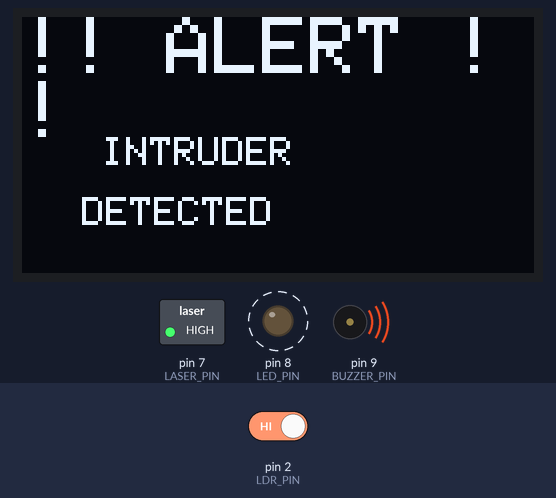
Simulated run of this sketch. Board: Arduino Uno, built with avr-gcc and run on an emulated ATmega328P. Shown: 128×64 one-colour display, switched loads named in the sketch (green lamp = pin HIGH), output pins drawn as LEDs (lit = HIGH), buzzer (waves = sounding, pin HIGH). Dashed ring = blinking. The inputs (shaded band) are chosen by the test bench; at power-on: pin 2 (LDR_PIN) HIGH.

Above: at 1.2 s.
1.3 s: pin 2 (LDR_PIN) driven LOW
At 2.5 s:
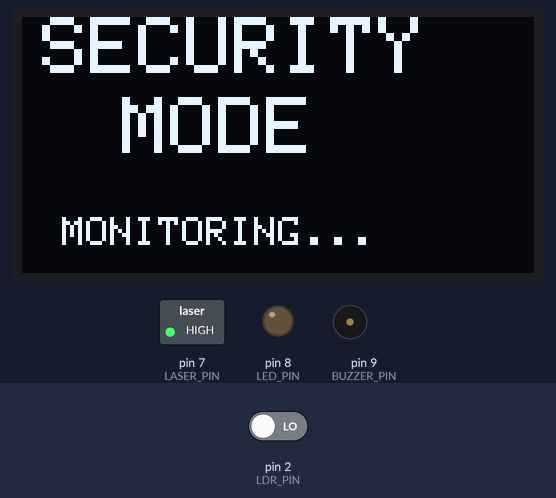
2.8 s: pin 2 (LDR_PIN) driven HIGH
At 3.02 s:
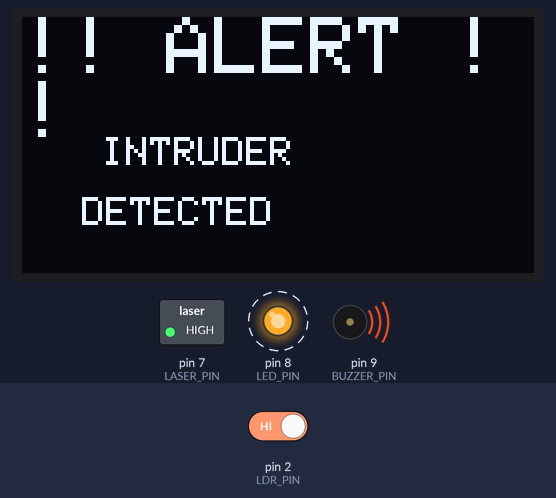
Timing chart, 0 to 10.8 s (numbered marks = the images above; inputs shaded):
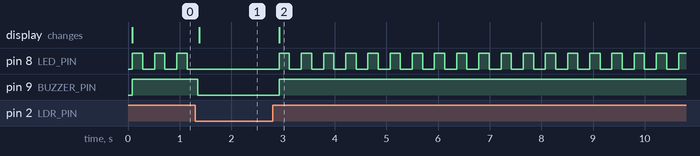

Measured:
- after the input at 1.3 s, pin 8 (LED_PIN): stops changing and stays LOW; pin 9 (BUZZER_PIN): HIGH → LOW after 0.05 s; the display: changes after 0.07 s (image 1)
- after the input at 2.8 s, pin 8 (LED_PIN): alternates HIGH for 0.20 s and LOW for 0.23 s, starting after 0.13 s; pin 9 (BUZZER_PIN): LOW → HIGH after 0.13 s; the display: changes after 0.13 s (image 2)
- by itself, pin 8 (LED_PIN): alternates HIGH for 0.20 s and LOW for 0.23 s

The sketch:

Laser_Beam_Security_Alarm.ino
```cpp
#include <Wire.h>
#include <Adafruit_GFX.h>
#include <Adafruit_SSD1306.h>

#define SCREEN_WIDTH 128
#define SCREEN_HEIGHT 64

#define LDR_PIN    2
#define LASER_PIN  7
#define LED_PIN    8
#define BUZZER_PIN 9

Adafruit_SSD1306 display(SCREEN_WIDTH, SCREEN_HEIGHT, &Wire, -1);

void setup() {
  pinMode(LDR_PIN, INPUT);
  pinMode(LASER_PIN, OUTPUT);
  pinMode(LED_PIN, OUTPUT);
  pinMode(BUZZER_PIN, OUTPUT);

  // Turn laser ON continuously
  digitalWrite(LASER_PIN, HIGH);

  // Alarm OFF initially
  digitalWrite(LED_PIN, LOW);
  digitalWrite(BUZZER_PIN, LOW);

  if (!display.begin(SSD1306_SWITCHCAPVCC, 0x3C)) {
    while (true);
  }

  display.clearDisplay();
  display.display();
}

void loop() {

  int beamState = digitalRead(LDR_PIN);

  // For most LDR modules:
  // LOW  = Laser beam detected
  // HIGH = Beam interrupted

  if (beamState == LOW) {

    // Monitoring Mode
    digitalWrite(LED_PIN, LOW);
    digitalWrite(BUZZER_PIN, LOW);

    display.clearDisplay();

    display.setTextSize(2);
    display.setTextColor(SSD1306_WHITE);

    display.setCursor(5, 0);
    display.println("SECURITY");

    display.setCursor(25, 20);
    display.println("MODE");

    display.setTextSize(1);
    display.setCursor(10, 50);
    display.println("MONITORING...");

    display.display();

    delay(100);
  }
  else {

    // Intruder Detected
    display.clearDisplay();

    display.setTextSize(2);
    display.setTextColor(SSD1306_WHITE);

    display.setCursor(0, 0);
    display.println("!! ALERT !!");

    display.setTextSize(1);
    display.setCursor(20, 30);
    display.println("INTRUDER");

    display.setCursor(15, 45);
    display.println("DETECTED");

    display.display();

    // Buzzer ON
    digitalWrite(BUZZER_PIN, HIGH);

    // Blink LED
    digitalWrite(LED_PIN, HIGH);
    delay(200);

    digitalWrite(LED_PIN, LOW);
    delay(200);
  }
}
```
